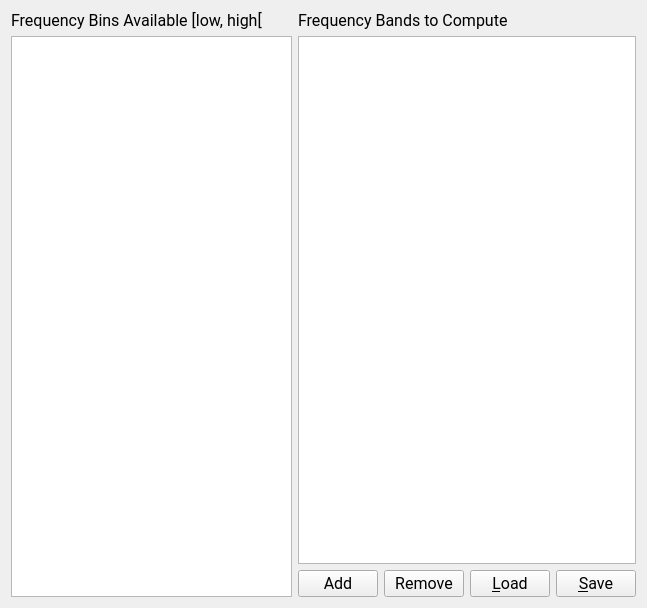
<?xml version="1.0" encoding="UTF-8"?>
<ui version="4.0">
 <class>FrequencyBand</class>
 <widget class="QWidget" name="FrequencyBand">
  <property name="geometry">
   <rect>
    <x>0</x>
    <y>0</y>
    <width>647</width>
    <height>608</height>
   </rect>
  </property>
  <property name="windowTitle">
   <string/>
  </property>
  <property name="styleSheet">
   <string>font: 12pt &quot;Roboto&quot;;</string>
  </property>
  <layout class="QHBoxLayout" name="horizontalLayout_3">
   <item>
    <layout class="QHBoxLayout" name="horizontalLayout_2">
     <item>
      <layout class="QVBoxLayout" name="verticalLayout_2">
       <item>
        <widget class="QLabel" name="label_5">
         <property name="font">
          <font>
           <family>Roboto</family>
           <pointsize>12</pointsize>
           <italic>false</italic>
           <bold>false</bold>
          </font>
         </property>
         <property name="toolTip">
          <string>The frequency band is defined as the low bin is included and the high bin is excluded in order to avoid twice averaging the energy from the same frequency bin. </string>
         </property>
         <property name="text">
          <string>Frequency Bins Available [low, high[ </string>
         </property>
        </widget>
       </item>
       <item>
        <widget class="QTableView" name="tiny_band_tableView">
         <property name="maximumSize">
          <size>
           <width>350</width>
           <height>16777215</height>
          </size>
         </property>
         <property name="font">
          <font>
           <family>Roboto</family>
           <pointsize>12</pointsize>
           <italic>false</italic>
           <bold>false</bold>
          </font>
         </property>
         <property name="editTriggers">
          <set>QAbstractItemView::EditTrigger::NoEditTriggers</set>
         </property>
        </widget>
       </item>
      </layout>
     </item>
     <item>
      <layout class="QVBoxLayout" name="verticalLayout">
       <item>
        <widget class="QLabel" name="label_6">
         <property name="font">
          <font>
           <family>Roboto</family>
           <pointsize>12</pointsize>
           <italic>false</italic>
           <bold>false</bold>
          </font>
         </property>
         <property name="text">
          <string>Frequency Bands to Compute</string>
         </property>
        </widget>
       </item>
       <item>
        <widget class="QTableView" name="new_band_tableView">
         <property name="sizePolicy">
          <sizepolicy hsizetype="Expanding" vsizetype="Expanding">
           <horstretch>0</horstretch>
           <verstretch>0</verstretch>
          </sizepolicy>
         </property>
         <property name="minimumSize">
          <size>
           <width>0</width>
           <height>0</height>
          </size>
         </property>
         <property name="maximumSize">
          <size>
           <width>16777215</width>
           <height>16777215</height>
          </size>
         </property>
         <property name="font">
          <font>
           <family>Roboto</family>
           <pointsize>12</pointsize>
           <italic>false</italic>
           <bold>false</bold>
          </font>
         </property>
         <property name="focusPolicy">
          <enum>Qt::FocusPolicy::ClickFocus</enum>
         </property>
         <property name="editTriggers">
          <set>QAbstractItemView::EditTrigger::AllEditTriggers</set>
         </property>
         <property name="alternatingRowColors">
          <bool>false</bool>
         </property>
         <property name="selectionMode">
          <enum>QAbstractItemView::SelectionMode::ExtendedSelection</enum>
         </property>
         <property name="selectionBehavior">
          <enum>QAbstractItemView::SelectionBehavior::SelectRows</enum>
         </property>
         <property name="textElideMode">
          <enum>Qt::TextElideMode::ElideLeft</enum>
         </property>
        </widget>
       </item>
       <item>
        <layout class="QHBoxLayout" name="horizontalLayout">
         <item>
          <widget class="QPushButton" name="add_pushButton">
           <property name="font">
            <font>
             <family>Roboto</family>
             <pointsize>12</pointsize>
             <italic>false</italic>
             <bold>false</bold>
            </font>
           </property>
           <property name="text">
            <string>Add</string>
           </property>
          </widget>
         </item>
         <item>
          <widget class="QPushButton" name="rem_pushButton">
           <property name="font">
            <font>
             <family>Roboto</family>
             <pointsize>12</pointsize>
             <italic>false</italic>
             <bold>false</bold>
            </font>
           </property>
           <property name="text">
            <string>Remove</string>
           </property>
          </widget>
         </item>
         <item>
          <widget class="QPushButton" name="load_pushButton">
           <property name="font">
            <font>
             <family>Roboto</family>
             <pointsize>12</pointsize>
             <italic>false</italic>
             <bold>false</bold>
            </font>
           </property>
           <property name="text">
            <string>&amp;Load</string>
           </property>
          </widget>
         </item>
         <item>
          <widget class="QPushButton" name="save_pushButton">
           <property name="font">
            <font>
             <family>Roboto</family>
             <pointsize>12</pointsize>
             <italic>false</italic>
             <bold>false</bold>
            </font>
           </property>
           <property name="text">
            <string>&amp;Save</string>
           </property>
          </widget>
         </item>
        </layout>
       </item>
      </layout>
     </item>
    </layout>
   </item>
  </layout>
 </widget>
 <resources>
  <include location="../../../../../snooz-toolbox/src/main/python/ui/themes/themes.qrc"/>
 </resources>
 <connections>
  <connection>
   <sender>add_pushButton</sender>
   <signal>clicked()</signal>
   <receiver>FrequencyBand</receiver>
   <slot>add_row_freq_band_slot()</slot>
   <hints>
    <hint type="sourcelabel">
     <x>411</x>
     <y>565</y>
    </hint>
    <hint type="destinationlabel">
     <x>364</x>
     <y>294</y>
    </hint>
   </hints>
  </connection>
  <connection>
   <sender>rem_pushButton</sender>
   <signal>clicked()</signal>
   <receiver>FrequencyBand</receiver>
   <slot>rem_row_freq_band_slot()</slot>
   <hints>
    <hint type="sourcelabel">
     <x>499</x>
     <y>565</y>
    </hint>
    <hint type="destinationlabel">
     <x>364</x>
     <y>294</y>
    </hint>
   </hints>
  </connection>
  <connection>
   <sender>load_pushButton</sender>
   <signal>clicked()</signal>
   <receiver>FrequencyBand</receiver>
   <slot>load_freq_band_slot()</slot>
   <hints>
    <hint type="sourcelabel">
     <x>588</x>
     <y>565</y>
    </hint>
    <hint type="destinationlabel">
     <x>364</x>
     <y>294</y>
    </hint>
   </hints>
  </connection>
  <connection>
   <sender>save_pushButton</sender>
   <signal>clicked()</signal>
   <receiver>FrequencyBand</receiver>
   <slot>save_freq_band_slot()</slot>
   <hints>
    <hint type="sourcelabel">
     <x>676</x>
     <y>565</y>
    </hint>
    <hint type="destinationlabel">
     <x>364</x>
     <y>294</y>
    </hint>
   </hints>
  </connection>
 </connections>
 <slots>
  <slot>add_row_freq_band_slot()</slot>
  <slot>rem_row_freq_band_slot()</slot>
  <slot>load_freq_band_slot()</slot>
  <slot>save_freq_band_slot()</slot>
  <slot>edit_freq_band_slot()</slot>
 </slots>
</ui>
